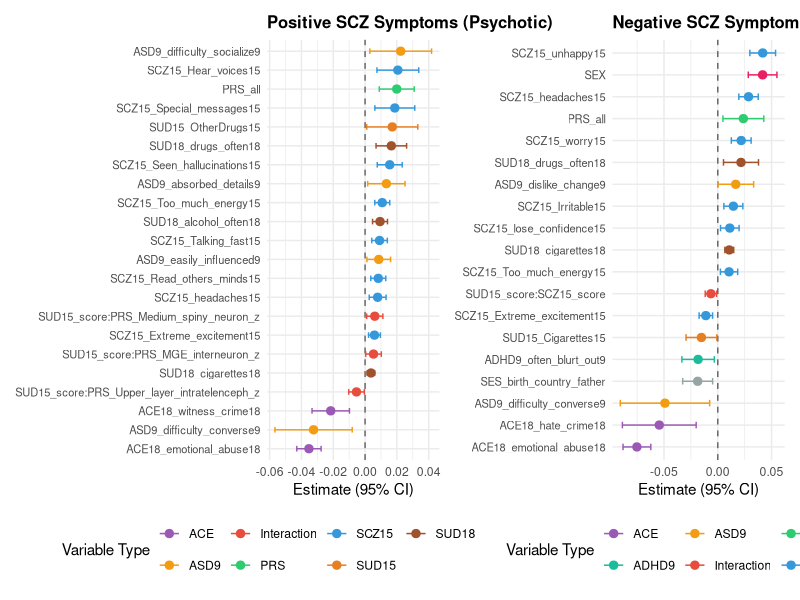
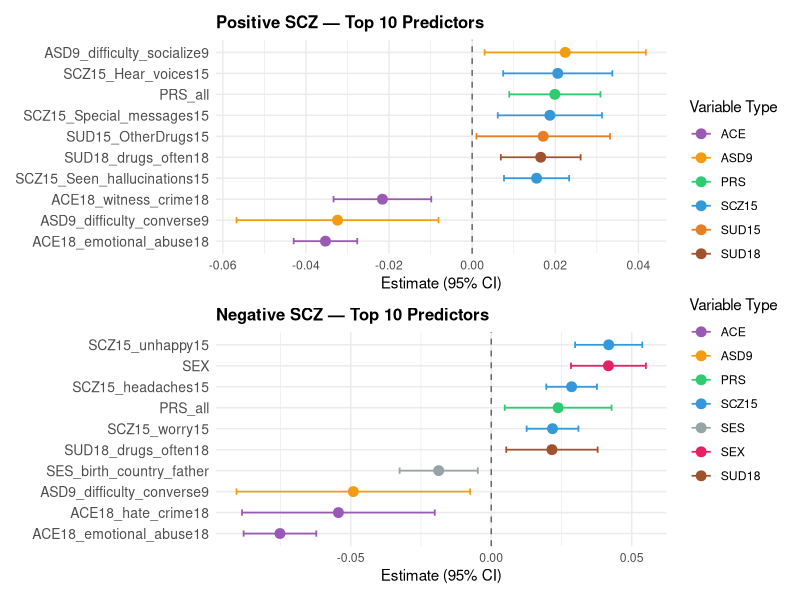
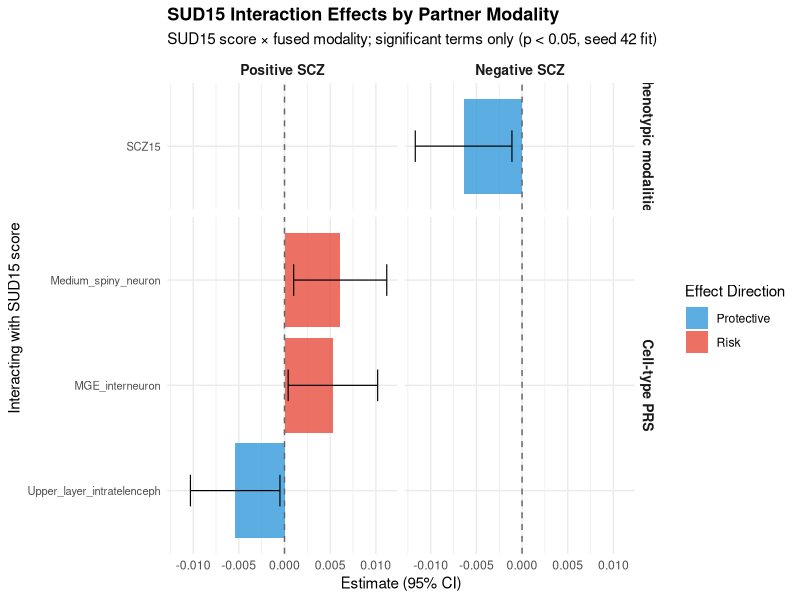
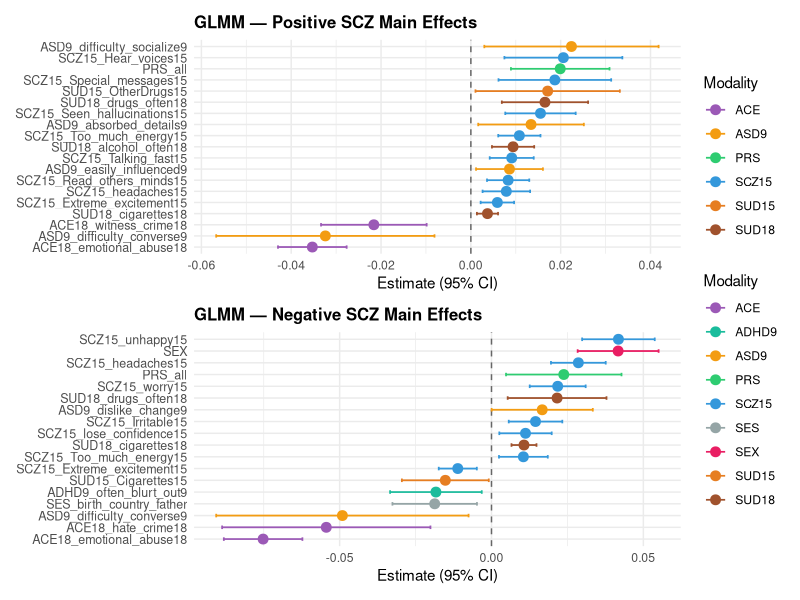

R code for these plots, in order:
## Forest plots and interaction bar plots for the updated GLMM significant coefficients
## Updated version of GLMM_Analysis.R (2026-10-22) for the outputs of GLMM_updated_split.R. Changes:
##   1. Inputs: reads Pos/Neg_GLMM_updated_significant_table.csv.
##   2. Interaction plot: the updated interactions are SUD15_score x one partner per fused modality
##      (SCZ15, ADHD9, ASD9, ACE15, ACE18, SUD18, SES scores, SEX) and SUD15_score x each cell-type PRS.
##      Terms are grouped by partner modality instead of by substance item.
##   3. Modality colours: SUD18 added, batch_<chip>_x_PC<k> columns classified as Batch×PC.
##   4. Outputs are saved with the suffix _updated, so the original figures are not overwritten.
## Coefficients come from the first split (seed 42), as saved by GLMM_updated_split.R.
##
## Usage: run from the folder containing the GLMM_updated_split.R outputs.
##   Rscript GLMM_Analysis_updated.R

library(ggplot2)
library(dplyr)
library(tidyr)
library(patchwork)
library(stringr)
library(readr)

# ── Load coefficient tables ──
pos_coefs <- read_csv("Pos_GLMM_updated_significant_table.csv", show_col_types = FALSE)
neg_coefs <- read_csv("Neg_GLMM_updated_significant_table.csv", show_col_types = FALSE)


# ── Helper: modality of a single (non-interaction) term ──
term_modality <- function(term) {
  if (grepl("^SUD15", term)) return("SUD15")
  if (grepl("^SUD18", term)) return("SUD18")
  if (grepl("^SCZ15", term)) return("SCZ15")
  if (grepl("^ACE", term)) return("ACE")
  if (grepl("^PRS", term)) return("PRS")
  if (grepl("^ADHD9", term)) return("ADHD9")
  if (grepl("^ASD9", term)) return("ASD9")
  if (grepl("^SES", term)) return("SES")
  if (grepl("^SEX", term)) return("SEX")
  if (grepl("^batch_.*_x_PC", term)) return("Batch×PC")
  return("Other")
}

# ── Helper: classify variables ──
classify_variable <- function(var_name) {
  if (grepl(":", var_name)) return("Interaction")
  return(term_modality(var_name))
}

# ── Helper: clean variable names for display ──
clean_name <- function(var_name) {
  name <- var_name
  if (nchar(name) > 50) {
    parts <- strsplit(name, ":")[[1]]
    parts <- sapply(parts, function(p) {
      if (nchar(p) > 25) substr(p, 1, 25) else p
    })
    name <- paste(parts, collapse = ":")
  }
  return(name)
}


# ── Color palette for modality categories ──
category_colors <- c(
  "Interaction" = "#e74c3c",
  "SUD15" = "#e67e22",
  "SUD18" = "#a0522d",
  "SCZ15" = "#3498db",
  "ACE" = "#9b59b6",
  "PRS" = "#2ecc71",
  "ADHD9" = "#1abc9c",
  "ASD9" = "#f39c12",
  "SES" = "#95a5a6",
  "SEX" = "#e91e63",
  "Batch×PC" = "#607d8b",
  "Other" = "#bdc3c7"
)

# ── Prepare data for forest plot ──
prepare_forest_data <- function(coefs_df, model_tag) {
  df <- coefs_df %>%
    mutate(
      Model = model_tag,
      CI_lower = Estimate - 1.96 * `Std. Error`,
      CI_upper = Estimate + 1.96 * `Std. Error`,
      Category = sapply(Variable, classify_variable),
      Display_name = sapply(Variable, clean_name)
    ) %>%
    arrange(Estimate)

  # Order factor levels by estimate
  df$Display_name <- factor(df$Display_name, levels = unique(df$Display_name))
  return(df)
}

pos_forest <- prepare_forest_data(pos_coefs, "Positive (Psychotic)")
neg_forest <- prepare_forest_data(neg_coefs, "Negative (Depressive)")


# ══════════════════════════════════════════
# 1. SIDE-BY-SIDE FOREST PLOTS
# ══════════════════════════════════════════

make_forest_plot <- function(df, title) {
  ggplot(df, aes(x = Estimate, y = Display_name, color = Category)) +
    geom_vline(xintercept = 0, linetype = "dashed", color = "gray40") +
    geom_errorbarh(aes(xmin = CI_lower, xmax = CI_upper),
                   height = 0.3, linewidth = 0.5) +
    geom_point(size = 2.5) +
    scale_color_manual(values = category_colors) +
    labs(
      title = title,
      x = "Estimate (95% CI)",
      y = NULL,
      color = "Variable Type"
    ) +
    theme_minimal() +
    theme(
      axis.text.y = element_text(size = 8),
      plot.title = element_text(size = 12, face = "bold"),
      legend.position = "bottom"
    )
}

p_pos <- make_forest_plot(pos_forest, "Positive SCZ Symptoms (Psychotic)")
p_neg <- make_forest_plot(neg_forest, "Negative SCZ Symptoms (Depressive)")

combined_forest <- p_pos + p_neg +
  plot_layout(guides = "collect") &
  theme(legend.position = "bottom")

ggsave("GLMM_updated_forest_plots_side_by_side.png", combined_forest,
       width = 20, height = 12, dpi = 300)
cat("Saved: GLMM_updated_forest_plots_side_by_side.png\n")


# ══════════════════════════════════════════
# 2. TOP 10 TERMS FOREST PLOT
# ══════════════════════════════════════════

make_top_forest <- function(df, title, n = 10) {
  # Select top N by absolute estimate
  top_df <- df %>%
    arrange(desc(abs(Estimate))) %>%
    head(n) %>%
    arrange(Estimate)
  top_df$Display_name <- factor(top_df$Display_name, levels = unique(top_df$Display_name))

  ggplot(top_df, aes(x = Estimate, y = Display_name, color = Category)) +
    geom_vline(xintercept = 0, linetype = "dashed", color = "gray40") +
    geom_errorbarh(aes(xmin = CI_lower, xmax = CI_upper),
                   height = 0.3, linewidth = 0.6) +
    geom_point(size = 3) +
    scale_color_manual(values = category_colors) +
    labs(
      title = title,
      x = "Estimate (95% CI)",
      y = NULL,
      color = "Variable Type"
    ) +
    theme_minimal() +
    theme(
      axis.text.y = element_text(size = 10),
      plot.title = element_text(size = 12, face = "bold"),
      legend.position = "right"
    )
}

p_top_pos <- make_top_forest(pos_forest, "Positive SCZ — Top 10 Predictors")
p_top_neg <- make_top_forest(neg_forest, "Negative SCZ — Top 10 Predictors")

combined_top <- p_top_pos / p_top_neg +
  plot_layout(guides = "collect") &
  theme(legend.position = "right")

ggsave("GLMM_updated_top10_forest_plots.png", combined_top,
       width = 14, height = 12, dpi = 300)
cat("Saved: GLMM_updated_top10_forest_plots.png\n")


# ══════════════════════════════════════════
# 3. INTERACTION EFFECTS GROUPED BY PARTNER MODALITY
# ══════════════════════════════════════════

# Partner of SUD15_score in each interaction, e.g. "SCZ15_score", "SEX", "PRS_Astrocyte_z"
extract_partner <- function(var_name) {
  parts <- strsplit(var_name, ":")[[1]]
  partner <- parts[parts != "SUD15_score"]
  if (length(partner) != 1) return(NA)
  return(partner)
}

# Display label: modality name for scores, cell type for PRS
partner_label <- function(partner) {
  label <- gsub("_score$", "", partner)
  label <- gsub("^PRS_", "", label)
  label <- gsub("_z$", "", label)
  return(label)
}

prepare_interaction_data <- function(coefs_df, model_tag) {
  df <- coefs_df %>%
    filter(grepl("SUD15_score", Variable) & grepl(":", Variable)) %>%
    mutate(
      Model = model_tag,
      Partner = sapply(Variable, extract_partner),
      CI_lower = Estimate - 1.96 * `Std. Error`,
      CI_upper = Estimate + 1.96 * `Std. Error`,
      Direction = ifelse(Estimate > 0, "Risk", "Protective")
    ) %>%
    mutate(
      Partner_group = ifelse(sapply(Partner, term_modality) == "PRS",
                             "Cell-type PRS", "Phenotypic modalities"),
      Partner_label = sapply(Partner, partner_label)
    )
  return(df)
}

pos_interactions <- prepare_interaction_data(pos_coefs, "Positive SCZ")
neg_interactions <- prepare_interaction_data(neg_coefs, "Negative SCZ")
all_interactions <- bind_rows(pos_interactions, neg_interactions)

if (nrow(all_interactions) > 0) {
  all_interactions$Model <- factor(all_interactions$Model,
                                   levels = c("Positive SCZ", "Negative SCZ"))
  all_interactions$Partner_group <- factor(all_interactions$Partner_group,
                                           levels = c("Phenotypic modalities", "Cell-type PRS"))

  p_interactions <- ggplot(all_interactions,
                           aes(x = reorder(Partner_label, Estimate),
                               y = Estimate, fill = Direction)) +
    geom_bar(stat = "identity", alpha = 0.8) +
    geom_errorbar(aes(ymin = CI_lower, ymax = CI_upper),
                  width = 0.3, linewidth = 0.4) +
    coord_flip() +
    facet_grid(Partner_group ~ Model, scales = "free_y", space = "free_y") +
    scale_fill_manual(values = c("Risk" = "#e74c3c", "Protective" = "#3498db")) +
    geom_hline(yintercept = 0, linetype = "dashed", color = "gray40") +
    labs(
      title = "SUD15 Interaction Effects by Partner Modality",
      subtitle = "SUD15 score × fused modality; significant terms only (p < 0.05, seed 42 fit)",
      x = "Interacting with SUD15 score",
      y = "Estimate (95% CI)",
      fill = "Effect Direction"
    ) +
    theme_minimal() +
    theme(
      axis.text.y = element_text(size = 8),
      strip.text = element_text(size = 10, face = "bold"),
      plot.title = element_text(size = 13, face = "bold")
    )

  ggsave("GLMM_updated_interaction_effects_by_modality.png", p_interactions,
         width = 16, height = 10, dpi = 300)
  cat("Saved: GLMM_updated_interaction_effects_by_modality.png\n")
} else {
  cat("No significant SUD15 interactions; interaction plot skipped.\n")
}


# ══════════════════════════════════════════
# 4. MAIN EFFECTS ONLY (excluding interactions)
# ══════════════════════════════════════════

make_main_effects_plot <- function(df, title) {
  main_df <- df %>% filter(Category != "Interaction")

  if (nrow(main_df) == 0) {
    cat(sprintf("  No main effects to plot for: %s\n", title))
    return(NULL)
  }

  main_df <- main_df %>% arrange(Estimate)
  main_df$Display_name <- factor(main_df$Display_name, levels = unique(main_df$Display_name))

  ggplot(main_df, aes(x = Estimate, y = Display_name, color = Category)) +
    geom_vline(xintercept = 0, linetype = "dashed", color = "gray40") +
    geom_errorbarh(aes(xmin = CI_lower, xmax = CI_upper),
                   height = 0.3, linewidth = 0.6) +
    geom_point(size = 3) +
    scale_color_manual(values = category_colors) +
    labs(
      title = title,
      x = "Estimate (95% CI)",
      y = NULL,
      color = "Modality"
    ) +
    theme_minimal() +
    theme(
      axis.text.y = element_text(size = 9),
      plot.title = element_text(size = 12, face = "bold"),
      legend.position = "right"
    )
}

p_main_pos <- make_main_effects_plot(pos_forest, "GLMM — Positive SCZ Main Effects")
p_main_neg <- make_main_effects_plot(neg_forest, "GLMM — Negative SCZ Main Effects")

if (!is.null(p_main_pos) && !is.null(p_main_neg)) {
  combined_main <- p_main_pos / p_main_neg +
    plot_layout(guides = "collect") &
    theme(legend.position = "right")

  ggsave("GLMM_updated_main_effects_forest.png", combined_main,
         width = 14, height = 12, dpi = 300)
  cat("Saved: GLMM_updated_main_effects_forest.png\n")
}


# ══════════════════════════════════════════
# 5. SHARED vs UNIQUE PREDICTORS
# ══════════════════════════════════════════

pos_vars <- pos_coefs$Variable
neg_vars <- neg_coefs$Variable

shared <- intersect(pos_vars, neg_vars)
pos_only <- setdiff(pos_vars, neg_vars)
neg_only <- setdiff(neg_vars, pos_vars)

cat("\n═══════════════════════════════════════\n")
cat("  Shared vs Unique Significant Predictors\n")
cat("═══════════════════════════════════════\n")
cat(sprintf("  Positive only: %d terms\n", length(pos_only)))
cat(sprintf("  Negative only: %d terms\n", length(neg_only)))
cat(sprintf("  Shared:        %d terms\n", length(shared)))

if (length(shared) > 0) {
  cat("\n  Shared terms (direction comparison):\n")
  for (var in shared) {
    pos_est <- pos_coefs$Estimate[pos_coefs$Variable == var]
    neg_est <- neg_coefs$Estimate[neg_coefs$Variable == var]
    same_dir <- ifelse(sign(pos_est) == sign(neg_est), "same direction", "OPPOSITE")
    cat(sprintf("    %s: Pos=%.3f, Neg=%.3f (%s)\n", var, pos_est, neg_est, same_dir))
  }
}

# Save summary
summary_df <- data.frame(
  Category = c("Positive only", "Negative only", "Shared"),
  Count = c(length(pos_only), length(neg_only), length(shared)),
  Variables = c(
    paste(pos_only, collapse = ", "),
    paste(neg_only, collapse = ", "),
    paste(shared, collapse = ", ")
  )
)
write_csv(summary_df, "GLMM_updated_shared_unique_predictors.csv")
cat("\nSaved: GLMM_updated_shared_unique_predictors.csv\n")
